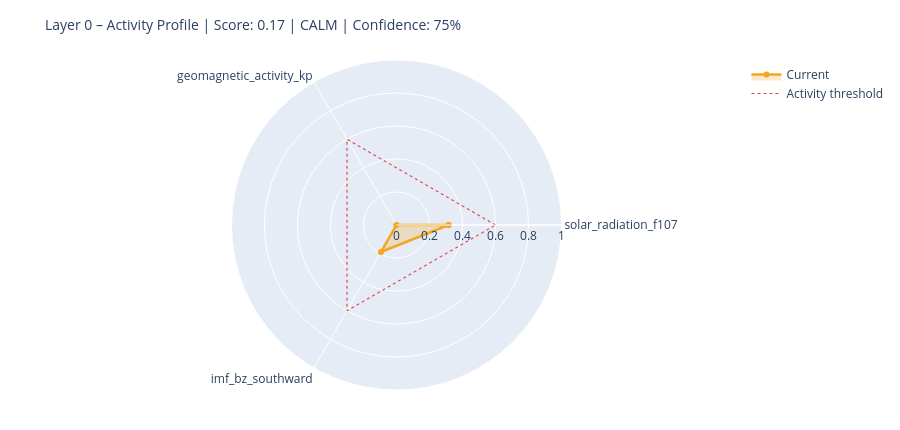

The cell this chart's notebook holds for it:
### Markdown cell above
---
## 6. State Assessment & Handoff to Layer 1

### Code cell
# ============================================================
# STEP 1 – Collect raw values with source modes
# Mode: 'primary' | 'fallback_3h' | 'last_valid' | 'missing'
# ============================================================

def safe_last(df, col):
    if df is None or col not in df.columns: return None
    s = df[col].dropna()
    return float(s.iloc[-1]) if not s.empty else None

f107_now = safe_last(df_f107, 'f10.7')
bz_now   = safe_last(df_mag,  'bz_gsm')
kp_now   = safe_last(df_kp,   'kp')
sw_now   = safe_last(df_sw,   'speed')

source_modes = {
    'F10.7':    'primary'  if f107_now is not None else 'missing',
    'Kp':       'primary'  if kp_now   is not None else 'missing',
    'IMF_Bz':   'primary'  if bz_now   is not None else 'missing',
    'SW_speed': 'primary'  if sw_now   is not None else 'missing',
}

# Kp Fallback – 3h endpoint
if kp_now is None:
    try:
        r = requests.get(
            'https://services.swpc.noaa.gov/json/noaa-planetary-k-index.json',
            timeout=10)
        r.raise_for_status()
        fb = pd.DataFrame(r.json())
        tc = next((c for c in fb.columns if 'time' in c.lower()), fb.columns[0])
        kc = next((c for c in fb.columns if 'kp' in c.lower() and c != tc), None)
        if kc:
            fb[kc] = fb[kc].astype(str).str.extract(r'([0-9]+(?:\.[0-9]*)?)')[0]
            fb[kc] = pd.to_numeric(fb[kc], errors='coerce')
            fb = fb[fb[kc] >= 0].dropna(subset=[kc])
            if not fb.empty:
                kp_now = float(fb[kc].iloc[-1])
                source_modes['Kp'] = 'fallback_3h'
                print(f'  Kp fallback (3h): {kp_now:.1f}')
    except Exception as e:
        print(f'  Kp fallback failed: {e}')

# Solar Wind Fallback – last valid value
if sw_now is None and df_sw is not None and 'speed' in df_sw.columns:
    s = df_sw['speed'].dropna()
    if not s.empty:
        sw_now = float(s.iloc[-1])
        source_modes['SW_speed'] = 'last_valid'
        print(f'  SW fallback (last_valid): {sw_now:.0f} km/s')

print()
print('Source modes:', source_modes)

# ============================================================
# STEP 2 – Score from available components only
# ============================================================

def norm(v, lo, hi):
    if v is None: return None
    return max(0.0, min(1.0, (v - lo) / (hi - lo)))

COMPONENTS = {
    'solar_radiation_f107':    (f107_now, norm(f107_now, 60, 250)),
    'geomagnetic_activity_kp': (kp_now,   norm(kp_now,   0,   9)),
    'imf_bz_southward':        (bz_now,   norm(-(bz_now or 0) if bz_now else None, -5, 30)
                                           if bz_now is not None else None),
    'solar_wind_speed':        (sw_now,   norm(sw_now, 300, 800)),
}

available   = {k: v[1] for k, v in COMPONENTS.items() if v[1] is not None}
unavailable = [k for k, v in COMPONENTS.items() if v[1] is None]

layer0_score = round(sum(available.values()) / len(available), 4) if available else None
confidence   = round(len(available) / len(COMPONENTS), 2)

level = ('unknown'  if layer0_score is None
         else 'calm'     if layer0_score < 0.3
         else 'moderate' if layer0_score < 0.6
         else 'active')

# ============================================================
# STEP 3 – Dominant Driver
# ============================================================

def dominant_driver(kp, f107, bz, sw):
    candidates = []
    if kp   is not None and kp   >= 4:   candidates.append(('geomagnetic',    kp / 9))
    if sw   is not None and sw   >= 500:  candidates.append(('solar_wind',     sw / 800))
    if bz   is not None and bz   <= -5:   candidates.append(('imf_southward',  abs(bz) / 30))
    if f107 is not None and f107 >= 150:  candidates.append(('solar_radiation',f107 / 250))
    return max(candidates, key=lambda x: x[1])[0] if candidates else 'none'

driver = dominant_driver(kp_now, f107_now, bz_now, sw_now)

# ============================================================
# STEP 4 – Downstream expectations
# ============================================================

def downstream_expectation(driver, score, kp, bz, f107):
    exp = {
        'magnetosphere':        'calm',
        'ionosphere':           'calm',
        'schumann_resonance':   'unchanged',
        'lithosphere_currents': 'low',
    }
    if driver == 'geomagnetic' or (kp and kp >= 5):
        exp['magnetosphere']        = 'compressed / storm'
        exp['ionosphere']           = 'elevated disturbance (TEC variability)'
        exp['schumann_resonance']   = 'elevated amplitude possible'
        exp['lithosphere_currents'] = 'elevated induction currents'
    elif driver == 'imf_southward' or (bz and bz <= -5):
        exp['magnetosphere']        = 'energy coupling active'
        exp['ionosphere']           = 'elevated electron density possible'
        exp['schumann_resonance']   = 'slight modulation possible'
    elif driver == 'solar_radiation' or (f107 and f107 >= 150):
        exp['ionosphere']           = 'elevated ionization (F-layer)'
        exp['schumann_resonance']   = 'slightly elevated background activity'
    return exp

downstream = downstream_expectation(driver, layer0_score, kp_now, bz_now, f107_now)

# ============================================================
# CONSOLE OUTPUT
# ============================================================

W = 58
print('=' * W)
print('LAYER 0 – STATE ASSESSMENT')
print('=' * W)
for name, (raw_v, score_v) in COMPONENTS.items():
    if score_v is not None:
        bar = '█' * int(score_v * 20) + '░' * (20 - int(score_v * 20))
        print(f'  {name:<35}  {bar}  {score_v:.2f}')
    else:
        print(f'  {name:<35}  {"─" * 20}  n/a')
print('-' * W)
print(f'  Score ({len(available)}/{len(COMPONENTS)} components):  {layer0_score:.3f}')
print(f'  Confidence:         {confidence:.0%}')
print(f'  Level:              {level.upper()}')
print(f'  Dominant Driver:    {driver}')

# Radar chart
cats = list(available.keys())
vals = list(available.values())
if len(cats) >= 3:
    fig = go.Figure()
    fig.add_trace(go.Scatterpolar(
        r=vals + [vals[0]], theta=cats + [cats[0]],
        fill='toself', fillcolor='rgba(242,166,35,0.25)',
        line=dict(color='#F2A623', width=2.5), name='Current'
    ))
    fig.add_trace(go.Scatterpolar(
        r=[0.6] * (len(cats) + 1), theta=cats + [cats[0]],
        line=dict(color='#E24B4A', dash='dot', width=1.2),
        mode='lines', name='Activity threshold'
    ))
    fig.update_layout(
        title=dict(text=f'Layer 0 – Activity Profile | Score: {layer0_score:.2f} | {level.upper()} | Confidence: {confidence:.0%}',
                   font=dict(size=14)),
        polar=dict(radialaxis=dict(visible=True, range=[0, 1])),
        height=430, showlegend=True,
        margin=dict(l=60, r=60, t=60, b=40)
    )
    fig.show()

### Figure 1 — Plotly figure (JSON) as saved in the notebook; plotly's stock layout.template omitted (floating-point values rounded to 4 significant figures)
{"data": [{"fill": "toself", "fillcolor": "rgba(242,166,35,0.25)", "line": {"color": "#F2A623", "width": 2.5}, "name": "Current", "r": [0.3158, 0.0, 0.1891, 0.3158], "theta": ["solar_radiation_f107", "geomagnetic_activity_kp", "imf_bz_southward", "solar_radiation_f107"], "type": "scatterpolar"}, {"line": {"color": "#E24B4A", "dash": "dot", "width": 1.2}, "mode": "lines", "name": "Activity threshold", "r": [0.6, 0.6, 0.6, 0.6], "theta": ["solar_radiation_f107", "geomagnetic_activity_kp", "imf_bz_southward", "solar_radiation_f107"], "type": "scatterpolar"}], "layout": {"height": 430, "margin": {"b": 40, "l": 60, "r": 60, "t": 60}, "polar": {"radialaxis": {"range": [0, 1], "visible": true}}, "showlegend": true, "title": {"font": {"size": 14}, "text": "Layer 0 – Activity Profile | Score: 0.17 | CALM | Confidence: 75%"}}}
